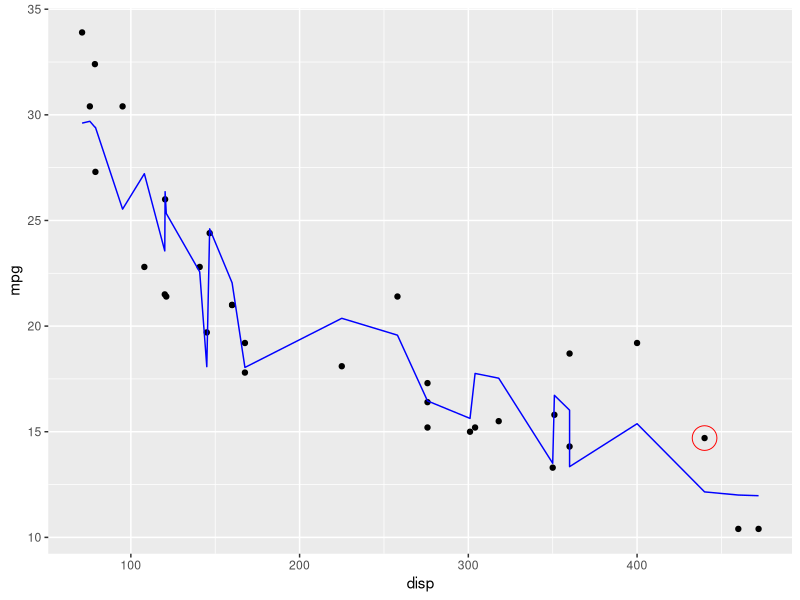
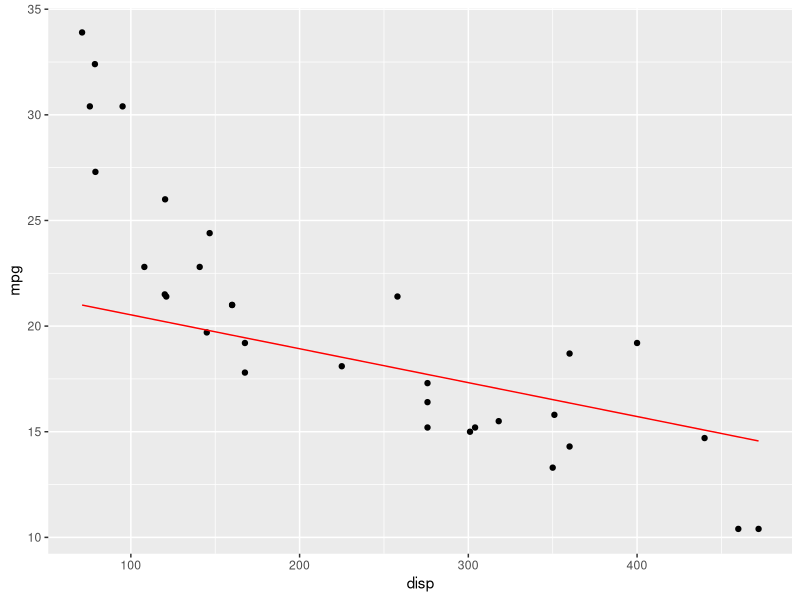
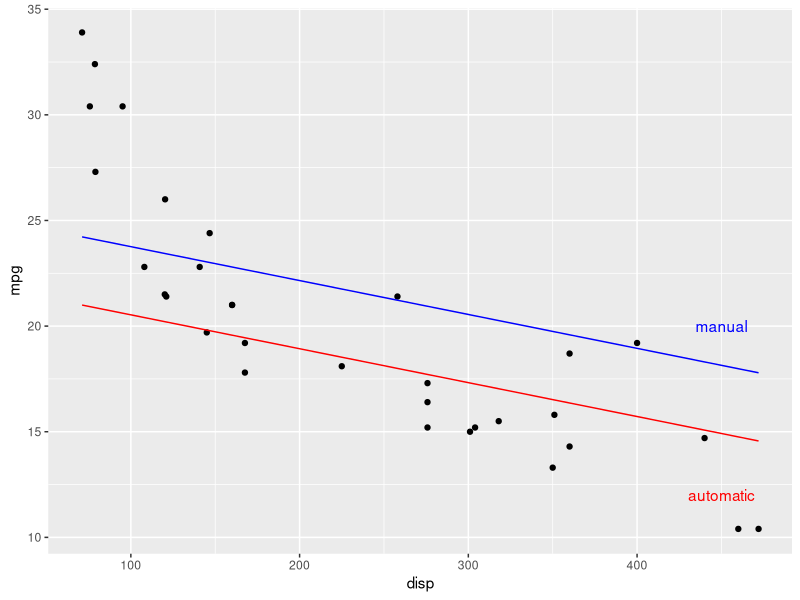
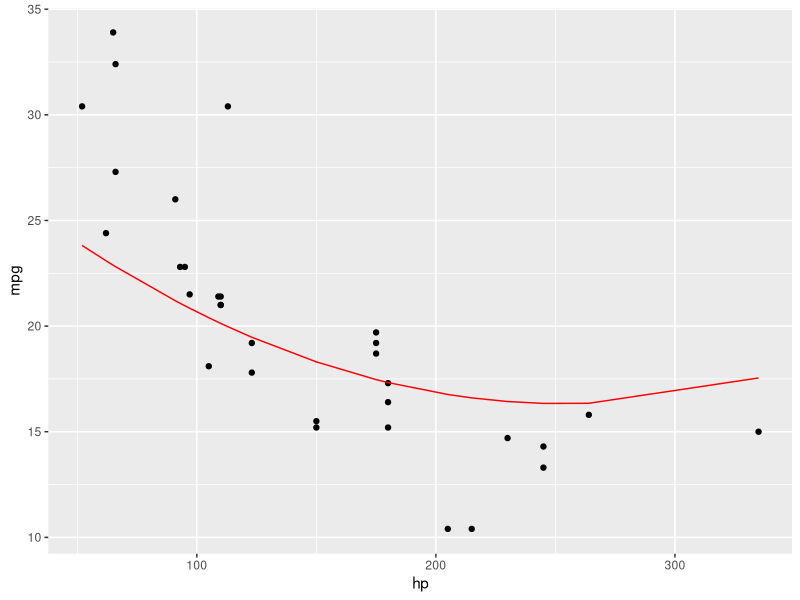

R code for these plots, in order:
## ---- chunk 1
knitr::opts_chunk$set(collapse = FALSE, echo = TRUE)
## ---- chunk 2
library(dplyr)
library(magrittr)

mtcars <- mtcars %>%
  mutate(cyl = factor(cyl),
         am = factor(case_when(
           am == 1 ~ "manual",
           am == 0 ~ "automatic"
           )))

m1 <- lm(mpg ~ disp + hp + I(hp^2) + cyl + am + carb, data = mtcars)
summary(m1)
## ---- chunk 3
library(ggplot2)
set.seed(42)

mtcars %>%
  mutate(mpg.fit1 = m1$fitted.values) %>%
  ggplot(aes(x= disp, y=mpg)) +
  geom_point() +
  geom_point(data=sample_n(mtcars, 1), 
             pch=21, size=8, color="red") +
  geom_line(aes(x= disp, y=mpg.fit1), color= "blue")   

## ---- chunk 4
set.seed(42)
mtcars %>%
  select(disp , hp,  cyl , am , carb, mpg) %>%
  mutate(mpg.fit1 = m1$fitted.values) %>%
  sample_n(1)
## ---- chunk 5
set.seed(42)
new.df.A <- mtcars %>%
  select(disp , hp,  cyl , am , carb) %>%
  sample_n(1)
new.df.A

pred.A <- predict(m1, newdata = new.df.A)
pred.A
## ---- chunk 6
new.df.B <- tibble(disp = 500,
                   hp = 250,
                   cyl = "6",
                   am = "manual",
                   carb = 4)
new.df.B

pred.B <- predict(m1, newdata = new.df.B)
pred.B
## ---- chunk 7
new.df.C <- tibble(disp = c(0,100, 200, 300, 400, 500),
                   hp = 250,
                   cyl = "6",
                   am = "manual",
                   carb = 4)
new.df.C

pred.C <- predict(m1, newdata = new.df.C)
pred.C
## ---- chunk 8
mean.or.mode <- function(x) {
  if (is.factor(x)) {
        tq = unclass(table(x))
        j = which(tq == max(tq))[1]
        sort(unique(x))[j]
    }
    else {
        mean(x, na.rm = TRUE)
    }
}
## ---- chunk 9
new.df.D <- mtcars %>%
  select(disp , hp,  cyl , am , carb, mpg) %>%
  mutate(disp = disp, # keeps the value of disp in the sample
         hp =  mean.or.mode(hp),
         cyl = mean.or.mode(cyl),
         am = mean.or.mode(am),
         carb = mean.or.mode(carb)
         )

new.df.D %>%
  as_tibble()
## ---- chunk 10
mtcars <- mtcars %>%
  mutate(pred.D = predict(m1, newdata = new.df.D))
## ---- chunk 11
mtcars %>%
  ggplot(aes(x= disp, y=mpg)) +
  geom_point() +
  geom_line(aes(x= disp, y=pred.D), color= "red") 
## ---- chunk 12
library(forcats)
fct_unique(mtcars$am)
## ---- chunk 13
new.df.E.man <- mtcars %>%
  select(disp , hp,  cyl , am , carb, mpg) %>%
  mutate(disp = disp, # keeps the value of disp in the sample
         hp =  mean.or.mode(hp),
         cyl = mean.or.mode(cyl),
         am = "manual",
         carb = mean.or.mode(carb)
         )

new.df.E.aut <- mtcars %>%
  select(disp , hp,  cyl , am , carb, mpg) %>%
  mutate(disp = disp, # keeps the value of disp in the sample
         hp =  mean.or.mode(hp),
         cyl = mean.or.mode(cyl),
         am = "automatic",
         carb = mean.or.mode(carb)
         )
## ---- chunk 14
mtcars <- mtcars %>%
  mutate(pred.E.man = predict(m1, newdata = new.df.E.man),
         pred.E.aut = predict(m1, newdata = new.df.E.aut))
## ---- chunk 15
mtcars %>%
  ggplot(aes(x= disp, y=mpg)) +
  geom_point() +
  geom_line(aes(x= disp, y=pred.E.man), color= "blue") +
  annotate("text", x= 450, y= 20, color = "blue", label = "manual") +
  geom_line(aes(x= disp, y=pred.E.aut), color= "red") +
  annotate("text", x= 450, y= 12, color = "red", label = "automatic")

## ---- chunk 16
new.df.F <- mtcars %>%
  select(disp , hp,  cyl , am , carb, mpg) %>%
  mutate(hp = hp, # keeps the value of hp in the sample
         disp =  mean.or.mode(disp),
         cyl = mean.or.mode(cyl),
         am = mean.or.mode(am),
         carb = mean.or.mode(carb)
         )

new.df.F %>%
  as_tibble()
## ---- chunk 17
mtcars <- mtcars %>%
  mutate(pred.F = predict(m1, newdata = new.df.F))
## ---- chunk 18
mtcars %>%
  ggplot(aes(x= hp, y=mpg)) +
  geom_point() +
  geom_line(aes(x=hp, y=pred.F), color= "red") 
